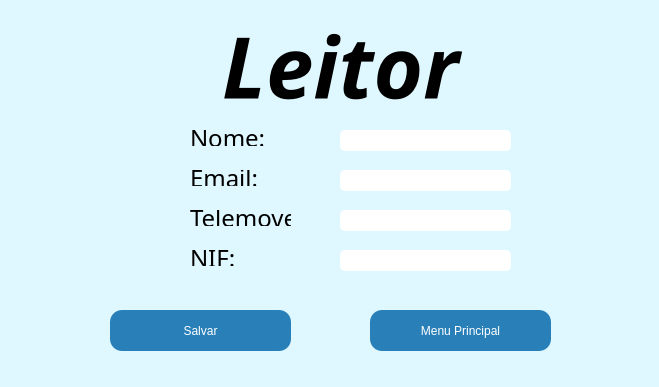
<?xml version="1.0" encoding="UTF-8"?>
<ui version="4.0">
 <class>Form</class>
 <widget class="QWidget" name="Form">
  <property name="geometry">
   <rect>
    <x>0</x>
    <y>0</y>
    <width>659</width>
    <height>387</height>
   </rect>
  </property>
  <property name="palette">
   <palette>
    <active>
     <colorrole role="WindowText">
      <brush brushstyle="SolidPattern">
       <color alpha="255">
        <red>0</red>
        <green>0</green>
        <blue>0</blue>
       </color>
      </brush>
     </colorrole>
     <colorrole role="Button">
      <brush brushstyle="SolidPattern">
       <color alpha="35">
        <red>24</red>
        <green>196</green>
        <blue>251</blue>
       </color>
      </brush>
     </colorrole>
     <colorrole role="Light">
      <brush brushstyle="SolidPattern">
       <color alpha="35">
        <red>147</red>
        <green>229</green>
        <blue>255</blue>
       </color>
      </brush>
     </colorrole>
     <colorrole role="Midlight">
      <brush brushstyle="SolidPattern">
       <color alpha="35">
        <red>85</red>
        <green>212</green>
        <blue>253</blue>
       </color>
      </brush>
     </colorrole>
     <colorrole role="Dark">
      <brush brushstyle="SolidPattern">
       <color alpha="35">
        <red>12</red>
        <green>98</green>
        <blue>125</blue>
       </color>
      </brush>
     </colorrole>
     <colorrole role="Mid">
      <brush brushstyle="SolidPattern">
       <color alpha="35">
        <red>16</red>
        <green>130</green>
        <blue>167</blue>
       </color>
      </brush>
     </colorrole>
     <colorrole role="Text">
      <brush brushstyle="SolidPattern">
       <color alpha="255">
        <red>0</red>
        <green>0</green>
        <blue>0</blue>
       </color>
      </brush>
     </colorrole>
     <colorrole role="BrightText">
      <brush brushstyle="SolidPattern">
       <color alpha="255">
        <red>255</red>
        <green>255</green>
        <blue>255</blue>
       </color>
      </brush>
     </colorrole>
     <colorrole role="ButtonText">
      <brush brushstyle="SolidPattern">
       <color alpha="255">
        <red>0</red>
        <green>0</green>
        <blue>0</blue>
       </color>
      </brush>
     </colorrole>
     <colorrole role="Base">
      <brush brushstyle="SolidPattern">
       <color alpha="255">
        <red>255</red>
        <green>255</green>
        <blue>255</blue>
       </color>
      </brush>
     </colorrole>
     <colorrole role="Window">
      <brush brushstyle="SolidPattern">
       <color alpha="35">
        <red>24</red>
        <green>196</green>
        <blue>251</blue>
       </color>
      </brush>
     </colorrole>
     <colorrole role="Shadow">
      <brush brushstyle="SolidPattern">
       <color alpha="255">
        <red>0</red>
        <green>0</green>
        <blue>0</blue>
       </color>
      </brush>
     </colorrole>
     <colorrole role="AlternateBase">
      <brush brushstyle="SolidPattern">
       <color alpha="145">
        <red>139</red>
        <green>225</green>
        <blue>253</blue>
       </color>
      </brush>
     </colorrole>
     <colorrole role="ToolTipBase">
      <brush brushstyle="SolidPattern">
       <color alpha="255">
        <red>255</red>
        <green>255</green>
        <blue>220</blue>
       </color>
      </brush>
     </colorrole>
     <colorrole role="ToolTipText">
      <brush brushstyle="SolidPattern">
       <color alpha="255">
        <red>0</red>
        <green>0</green>
        <blue>0</blue>
       </color>
      </brush>
     </colorrole>
    </active>
    <inactive>
     <colorrole role="WindowText">
      <brush brushstyle="SolidPattern">
       <color alpha="255">
        <red>0</red>
        <green>0</green>
        <blue>0</blue>
       </color>
      </brush>
     </colorrole>
     <colorrole role="Button">
      <brush brushstyle="SolidPattern">
       <color alpha="35">
        <red>24</red>
        <green>196</green>
        <blue>251</blue>
       </color>
      </brush>
     </colorrole>
     <colorrole role="Light">
      <brush brushstyle="SolidPattern">
       <color alpha="35">
        <red>147</red>
        <green>229</green>
        <blue>255</blue>
       </color>
      </brush>
     </colorrole>
     <colorrole role="Midlight">
      <brush brushstyle="SolidPattern">
       <color alpha="35">
        <red>85</red>
        <green>212</green>
        <blue>253</blue>
       </color>
      </brush>
     </colorrole>
     <colorrole role="Dark">
      <brush brushstyle="SolidPattern">
       <color alpha="35">
        <red>12</red>
        <green>98</green>
        <blue>125</blue>
       </color>
      </brush>
     </colorrole>
     <colorrole role="Mid">
      <brush brushstyle="SolidPattern">
       <color alpha="35">
        <red>16</red>
        <green>130</green>
        <blue>167</blue>
       </color>
      </brush>
     </colorrole>
     <colorrole role="Text">
      <brush brushstyle="SolidPattern">
       <color alpha="255">
        <red>0</red>
        <green>0</green>
        <blue>0</blue>
       </color>
      </brush>
     </colorrole>
     <colorrole role="BrightText">
      <brush brushstyle="SolidPattern">
       <color alpha="255">
        <red>255</red>
        <green>255</green>
        <blue>255</blue>
       </color>
      </brush>
     </colorrole>
     <colorrole role="ButtonText">
      <brush brushstyle="SolidPattern">
       <color alpha="255">
        <red>0</red>
        <green>0</green>
        <blue>0</blue>
       </color>
      </brush>
     </colorrole>
     <colorrole role="Base">
      <brush brushstyle="SolidPattern">
       <color alpha="255">
        <red>255</red>
        <green>255</green>
        <blue>255</blue>
       </color>
      </brush>
     </colorrole>
     <colorrole role="Window">
      <brush brushstyle="SolidPattern">
       <color alpha="35">
        <red>24</red>
        <green>196</green>
        <blue>251</blue>
       </color>
      </brush>
     </colorrole>
     <colorrole role="Shadow">
      <brush brushstyle="SolidPattern">
       <color alpha="255">
        <red>0</red>
        <green>0</green>
        <blue>0</blue>
       </color>
      </brush>
     </colorrole>
     <colorrole role="AlternateBase">
      <brush brushstyle="SolidPattern">
       <color alpha="145">
        <red>139</red>
        <green>225</green>
        <blue>253</blue>
       </color>
      </brush>
     </colorrole>
     <colorrole role="ToolTipBase">
      <brush brushstyle="SolidPattern">
       <color alpha="255">
        <red>255</red>
        <green>255</green>
        <blue>220</blue>
       </color>
      </brush>
     </colorrole>
     <colorrole role="ToolTipText">
      <brush brushstyle="SolidPattern">
       <color alpha="255">
        <red>0</red>
        <green>0</green>
        <blue>0</blue>
       </color>
      </brush>
     </colorrole>
    </inactive>
    <disabled>
     <colorrole role="WindowText">
      <brush brushstyle="SolidPattern">
       <color alpha="35">
        <red>12</red>
        <green>98</green>
        <blue>125</blue>
       </color>
      </brush>
     </colorrole>
     <colorrole role="Button">
      <brush brushstyle="SolidPattern">
       <color alpha="35">
        <red>24</red>
        <green>196</green>
        <blue>251</blue>
       </color>
      </brush>
     </colorrole>
     <colorrole role="Light">
      <brush brushstyle="SolidPattern">
       <color alpha="35">
        <red>147</red>
        <green>229</green>
        <blue>255</blue>
       </color>
      </brush>
     </colorrole>
     <colorrole role="Midlight">
      <brush brushstyle="SolidPattern">
       <color alpha="35">
        <red>85</red>
        <green>212</green>
        <blue>253</blue>
       </color>
      </brush>
     </colorrole>
     <colorrole role="Dark">
      <brush brushstyle="SolidPattern">
       <color alpha="35">
        <red>12</red>
        <green>98</green>
        <blue>125</blue>
       </color>
      </brush>
     </colorrole>
     <colorrole role="Mid">
      <brush brushstyle="SolidPattern">
       <color alpha="35">
        <red>16</red>
        <green>130</green>
        <blue>167</blue>
       </color>
      </brush>
     </colorrole>
     <colorrole role="Text">
      <brush brushstyle="SolidPattern">
       <color alpha="35">
        <red>12</red>
        <green>98</green>
        <blue>125</blue>
       </color>
      </brush>
     </colorrole>
     <colorrole role="BrightText">
      <brush brushstyle="SolidPattern">
       <color alpha="255">
        <red>255</red>
        <green>255</green>
        <blue>255</blue>
       </color>
      </brush>
     </colorrole>
     <colorrole role="ButtonText">
      <brush brushstyle="SolidPattern">
       <color alpha="35">
        <red>12</red>
        <green>98</green>
        <blue>125</blue>
       </color>
      </brush>
     </colorrole>
     <colorrole role="Base">
      <brush brushstyle="SolidPattern">
       <color alpha="35">
        <red>24</red>
        <green>196</green>
        <blue>251</blue>
       </color>
      </brush>
     </colorrole>
     <colorrole role="Window">
      <brush brushstyle="SolidPattern">
       <color alpha="35">
        <red>24</red>
        <green>196</green>
        <blue>251</blue>
       </color>
      </brush>
     </colorrole>
     <colorrole role="Shadow">
      <brush brushstyle="SolidPattern">
       <color alpha="255">
        <red>0</red>
        <green>0</green>
        <blue>0</blue>
       </color>
      </brush>
     </colorrole>
     <colorrole role="AlternateBase">
      <brush brushstyle="SolidPattern">
       <color alpha="35">
        <red>24</red>
        <green>196</green>
        <blue>251</blue>
       </color>
      </brush>
     </colorrole>
     <colorrole role="ToolTipBase">
      <brush brushstyle="SolidPattern">
       <color alpha="255">
        <red>255</red>
        <green>255</green>
        <blue>220</blue>
       </color>
      </brush>
     </colorrole>
     <colorrole role="ToolTipText">
      <brush brushstyle="SolidPattern">
       <color alpha="255">
        <red>0</red>
        <green>0</green>
        <blue>0</blue>
       </color>
      </brush>
     </colorrole>
    </disabled>
   </palette>
  </property>
  <property name="windowTitle">
   <string>Form</string>
  </property>
  <property name="styleSheet">
   <string notr="true">QPushButton {
    background-color: #2980b9;  /* Azul forte mas elegante */
    color: white;
    border-radius: 12px;
    padding: 10px 20px;
    font: bold 14px 'Segoe UI';
    border: none;
}

QPushButton:hover {
    background-color: #1f6391;
}

QPushButton:pressed {
    background-color: #154a6a;
}
</string>
  </property>
  <widget class="QLabel" name="emailTitle">
   <property name="geometry">
    <rect>
     <x>190</x>
     <y>170</y>
     <width>101</width>
     <height>16</height>
    </rect>
   </property>
   <property name="font">
    <font>
     <family>Avenir</family>
     <pointsize>18</pointsize>
    </font>
   </property>
   <property name="text">
    <string>Email:</string>
   </property>
  </widget>
  <widget class="QLineEdit" name="telemovelInput">
   <property name="geometry">
    <rect>
     <x>340</x>
     <y>210</y>
     <width>171</width>
     <height>21</height>
    </rect>
   </property>
   <property name="styleSheet">
    <string notr="true">border-radius: 5px;</string>
   </property>
  </widget>
  <widget class="QLineEdit" name="emailInput">
   <property name="geometry">
    <rect>
     <x>340</x>
     <y>170</y>
     <width>171</width>
     <height>21</height>
    </rect>
   </property>
   <property name="styleSheet">
    <string notr="true">border-radius: 5px;</string>
   </property>
  </widget>
  <widget class="QLabel" name="leitorTitle">
   <property name="geometry">
    <rect>
     <x>150</x>
     <y>0</y>
     <width>381</width>
     <height>131</height>
    </rect>
   </property>
   <property name="font">
    <font>
     <family>Trebuchet MS</family>
     <pointsize>64</pointsize>
     <weight>75</weight>
     <italic>true</italic>
     <bold>true</bold>
    </font>
   </property>
   <property name="text">
    <string>Leitor</string>
   </property>
   <property name="alignment">
    <set>Qt::AlignCenter</set>
   </property>
  </widget>
  <widget class="QLabel" name="nifTitle">
   <property name="geometry">
    <rect>
     <x>190</x>
     <y>250</y>
     <width>101</width>
     <height>16</height>
    </rect>
   </property>
   <property name="font">
    <font>
     <family>Avenir</family>
     <pointsize>18</pointsize>
    </font>
   </property>
   <property name="text">
    <string>NIF:</string>
   </property>
  </widget>
  <widget class="QLineEdit" name="nifInput">
   <property name="geometry">
    <rect>
     <x>340</x>
     <y>250</y>
     <width>171</width>
     <height>21</height>
    </rect>
   </property>
   <property name="styleSheet">
    <string notr="true">border-radius: 5px;</string>
   </property>
  </widget>
  <widget class="QLabel" name="nomeTitle">
   <property name="geometry">
    <rect>
     <x>190</x>
     <y>130</y>
     <width>101</width>
     <height>16</height>
    </rect>
   </property>
   <property name="font">
    <font>
     <family>Avenir</family>
     <pointsize>18</pointsize>
    </font>
   </property>
   <property name="text">
    <string>Nome:</string>
   </property>
  </widget>
  <widget class="QLabel" name="telemovelTitle">
   <property name="geometry">
    <rect>
     <x>190</x>
     <y>210</y>
     <width>101</width>
     <height>16</height>
    </rect>
   </property>
   <property name="font">
    <font>
     <family>Avenir</family>
     <pointsize>18</pointsize>
    </font>
   </property>
   <property name="text">
    <string>Telemovel:</string>
   </property>
  </widget>
  <widget class="QPushButton" name="menuButton">
   <property name="geometry">
    <rect>
     <x>370</x>
     <y>310</y>
     <width>181</width>
     <height>41</height>
    </rect>
   </property>
   <property name="text">
    <string>Menu Principal</string>
   </property>
  </widget>
  <widget class="QPushButton" name="salvarButton">
   <property name="geometry">
    <rect>
     <x>110</x>
     <y>310</y>
     <width>181</width>
     <height>41</height>
    </rect>
   </property>
   <property name="text">
    <string>Salvar</string>
   </property>
  </widget>
  <widget class="QLineEdit" name="nomeInput">
   <property name="geometry">
    <rect>
     <x>340</x>
     <y>130</y>
     <width>171</width>
     <height>21</height>
    </rect>
   </property>
   <property name="styleSheet">
    <string notr="true">border-radius: 5px;</string>
   </property>
  </widget>
 </widget>
 <resources/>
 <connections/>
</ui>
